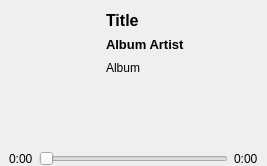
<?xml version="1.0" encoding="UTF-8"?>
<ui version="4.0">
 <class>MiniWindow</class>
 <widget class="QMainWindow" name="MiniWindow">
  <property name="geometry">
   <rect>
    <x>0</x>
    <y>0</y>
    <width>264</width>
    <height>166</height>
   </rect>
  </property>
  <property name="windowTitle">
   <string>MainWindow</string>
  </property>
  <widget class="QWidget" name="centralwidget">
   <layout class="QVBoxLayout" name="verticalLayout_3">
    <property name="spacing">
     <number>0</number>
    </property>
    <property name="leftMargin">
     <number>0</number>
    </property>
    <property name="topMargin">
     <number>0</number>
    </property>
    <property name="rightMargin">
     <number>0</number>
    </property>
    <property name="bottomMargin">
     <number>0</number>
    </property>
    <item>
     <widget class="QFrame" name="top_row">
      <property name="frameShape">
       <enum>QFrame::NoFrame</enum>
      </property>
      <property name="frameShadow">
       <enum>QFrame::Raised</enum>
      </property>
      <layout class="QHBoxLayout" name="horizontalLayout">
       <property name="spacing">
        <number>0</number>
       </property>
       <property name="leftMargin">
        <number>0</number>
       </property>
       <property name="topMargin">
        <number>0</number>
       </property>
       <property name="rightMargin">
        <number>0</number>
       </property>
       <property name="bottomMargin">
        <number>0</number>
       </property>
       <item>
        <widget class="QFrame" name="now_playing">
         <property name="frameShape">
          <enum>QFrame::NoFrame</enum>
         </property>
         <property name="frameShadow">
          <enum>QFrame::Raised</enum>
         </property>
         <layout class="QHBoxLayout" name="horizontalLayout_4">
          <property name="spacing">
           <number>0</number>
          </property>
          <property name="topMargin">
           <number>0</number>
          </property>
          <property name="bottomMargin">
           <number>0</number>
          </property>
          <item>
           <widget class="ArtLabel" name="album_art">
            <property name="minimumSize">
             <size>
              <width>88</width>
              <height>88</height>
             </size>
            </property>
            <property name="maximumSize">
             <size>
              <width>1024</width>
              <height>1024</height>
             </size>
            </property>
            <property name="text">
             <string/>
            </property>
           </widget>
          </item>
          <item>
           <spacer name="horizontalSpacer_2">
            <property name="orientation">
             <enum>Qt::Horizontal</enum>
            </property>
            <property name="sizeHint" stdset="0">
             <size>
              <width>40</width>
              <height>20</height>
             </size>
            </property>
           </spacer>
          </item>
          <item>
           <widget class="QFrame" name="song_info">
            <property name="maximumSize">
             <size>
              <width>16777215</width>
              <height>88</height>
             </size>
            </property>
            <property name="frameShape">
             <enum>QFrame::NoFrame</enum>
            </property>
            <property name="frameShadow">
             <enum>QFrame::Raised</enum>
            </property>
            <property name="lineWidth">
             <number>0</number>
            </property>
            <layout class="QVBoxLayout" name="verticalLayout">
             <property name="spacing">
              <number>0</number>
             </property>
             <item>
              <widget class="QLabel" name="title">
               <property name="font">
                <font>
                 <pointsize>12</pointsize>
                 <weight>75</weight>
                 <bold>true</bold>
                </font>
               </property>
               <property name="text">
                <string>Title</string>
               </property>
              </widget>
             </item>
             <item>
              <widget class="QLabel" name="artist">
               <property name="font">
                <font>
                 <pointsize>10</pointsize>
                 <weight>75</weight>
                 <bold>true</bold>
                </font>
               </property>
               <property name="text">
                <string>Album Artist</string>
               </property>
              </widget>
             </item>
             <item>
              <widget class="QLabel" name="album">
               <property name="text">
                <string>Album</string>
               </property>
              </widget>
             </item>
            </layout>
           </widget>
          </item>
         </layout>
        </widget>
       </item>
       <item>
        <spacer name="horizontalSpacer">
         <property name="orientation">
          <enum>Qt::Horizontal</enum>
         </property>
         <property name="sizeHint" stdset="0">
          <size>
           <width>40</width>
           <height>20</height>
          </size>
         </property>
        </spacer>
       </item>
       <item>
        <widget class="QFrame" name="thumbs_frame">
         <property name="maximumSize">
          <size>
           <width>64</width>
           <height>138</height>
          </size>
         </property>
         <property name="frameShape">
          <enum>QFrame::NoFrame</enum>
         </property>
         <property name="frameShadow">
          <enum>QFrame::Raised</enum>
         </property>
         <layout class="QGridLayout" name="gridLayout" rowstretch="0,1,1,0" columnstretch="0,0">
          <property name="topMargin">
           <number>0</number>
          </property>
          <property name="rightMargin">
           <number>0</number>
          </property>
          <property name="bottomMargin">
           <number>0</number>
          </property>
          <property name="spacing">
           <number>0</number>
          </property>
          <item row="2" column="0">
           <widget class="QPushButton" name="toggle_thumbs_up">
            <property name="maximumSize">
             <size>
              <width>32</width>
              <height>32</height>
             </size>
            </property>
            <property name="text">
             <string/>
            </property>
            <property name="icon">
             <iconset resource="../gdesktunes.qrc">
              <normaloff>:/icons/32x32/thumbs_up_off.png</normaloff>:/icons/32x32/thumbs_up_off.png</iconset>
            </property>
            <property name="iconSize">
             <size>
              <width>32</width>
              <height>32</height>
             </size>
            </property>
            <property name="default">
             <bool>false</bool>
            </property>
            <property name="flat">
             <bool>true</bool>
            </property>
           </widget>
          </item>
          <item row="3" column="0">
           <widget class="QPushButton" name="toggle_thumbs_down">
            <property name="maximumSize">
             <size>
              <width>32</width>
              <height>32</height>
             </size>
            </property>
            <property name="text">
             <string/>
            </property>
            <property name="icon">
             <iconset resource="../gdesktunes.qrc">
              <normaloff>:/icons/32x32/thumbs_down_off.png</normaloff>:/icons/32x32/thumbs_down_off.png</iconset>
            </property>
            <property name="iconSize">
             <size>
              <width>32</width>
              <height>32</height>
             </size>
            </property>
            <property name="flat">
             <bool>true</bool>
            </property>
           </widget>
          </item>
          <item row="1" column="0">
           <widget class="QPushButton" name="maximize">
            <property name="maximumSize">
             <size>
              <width>25</width>
              <height>32</height>
             </size>
            </property>
            <property name="text">
             <string/>
            </property>
            <property name="icon">
             <iconset resource="../gdesktunes.qrc">
              <normaloff>:/icons/32x32/expand.png</normaloff>:/icons/32x32/expand.png</iconset>
            </property>
            <property name="flat">
             <bool>true</bool>
            </property>
           </widget>
          </item>
          <item row="1" column="1">
           <widget class="QPushButton" name="close">
            <property name="text">
             <string/>
            </property>
            <property name="icon">
             <iconset resource="../gdesktunes.qrc">
              <normaloff>:/icons/8x8/1415314633_circle_close_delete.png</normaloff>:/icons/8x8/1415314633_circle_close_delete.png</iconset>
            </property>
            <property name="flat">
             <bool>true</bool>
            </property>
           </widget>
          </item>
         </layout>
        </widget>
       </item>
      </layout>
     </widget>
    </item>
    <item>
     <spacer name="verticalSpacer">
      <property name="orientation">
       <enum>Qt::Vertical</enum>
      </property>
      <property name="sizeType">
       <enum>QSizePolicy::Expanding</enum>
      </property>
      <property name="sizeHint" stdset="0">
       <size>
        <width>20</width>
        <height>2</height>
       </size>
      </property>
     </spacer>
    </item>
    <item>
     <spacer name="verticalSpacer_2">
      <property name="orientation">
       <enum>Qt::Vertical</enum>
      </property>
      <property name="sizeHint" stdset="0">
       <size>
        <width>20</width>
        <height>6</height>
       </size>
      </property>
     </spacer>
    </item>
    <item>
     <widget class="QFrame" name="control_frame">
      <property name="maximumSize">
       <size>
        <width>1024</width>
        <height>1024</height>
       </size>
      </property>
      <property name="frameShape">
       <enum>QFrame::NoFrame</enum>
      </property>
      <property name="frameShadow">
       <enum>QFrame::Raised</enum>
      </property>
      <layout class="QVBoxLayout" name="verticalLayout_2">
       <property name="spacing">
        <number>0</number>
       </property>
       <property name="leftMargin">
        <number>0</number>
       </property>
       <property name="topMargin">
        <number>0</number>
       </property>
       <property name="rightMargin">
        <number>0</number>
       </property>
       <property name="bottomMargin">
        <number>0</number>
       </property>
       <item>
        <widget class="QFrame" name="button_frame">
         <property name="frameShape">
          <enum>QFrame::NoFrame</enum>
         </property>
         <property name="frameShadow">
          <enum>QFrame::Raised</enum>
         </property>
         <layout class="QHBoxLayout" name="horizontalLayout_2">
          <property name="spacing">
           <number>0</number>
          </property>
          <property name="leftMargin">
           <number>0</number>
          </property>
          <property name="topMargin">
           <number>0</number>
          </property>
          <property name="rightMargin">
           <number>0</number>
          </property>
          <property name="bottomMargin">
           <number>0</number>
          </property>
          <item>
           <widget class="QPushButton" name="toggle_repeat">
            <property name="maximumSize">
             <size>
              <width>32</width>
              <height>16777215</height>
             </size>
            </property>
            <property name="text">
             <string/>
            </property>
            <property name="icon">
             <iconset resource="../gdesktunes.qrc">
              <normaloff>:/icons/32x32/repeat_off.png</normaloff>:/icons/32x32/repeat_off.png</iconset>
            </property>
            <property name="iconSize">
             <size>
              <width>32</width>
              <height>32</height>
             </size>
            </property>
            <property name="flat">
             <bool>true</bool>
            </property>
           </widget>
          </item>
          <item>
           <widget class="QPushButton" name="previous">
            <property name="maximumSize">
             <size>
              <width>32</width>
              <height>16777215</height>
             </size>
            </property>
            <property name="text">
             <string/>
            </property>
            <property name="icon">
             <iconset resource="../gdesktunes.qrc">
              <normaloff>:/icons/32x32/prev.png</normaloff>:/icons/32x32/prev.png</iconset>
            </property>
            <property name="iconSize">
             <size>
              <width>32</width>
              <height>32</height>
             </size>
            </property>
            <property name="flat">
             <bool>true</bool>
            </property>
           </widget>
          </item>
          <item>
           <widget class="QPushButton" name="play">
            <property name="maximumSize">
             <size>
              <width>32</width>
              <height>16777215</height>
             </size>
            </property>
            <property name="text">
             <string/>
            </property>
            <property name="icon">
             <iconset resource="../gdesktunes.qrc">
              <normaloff>:/icons/32x32/play.png</normaloff>:/icons/32x32/play.png</iconset>
            </property>
            <property name="iconSize">
             <size>
              <width>32</width>
              <height>32</height>
             </size>
            </property>
            <property name="flat">
             <bool>true</bool>
            </property>
           </widget>
          </item>
          <item>
           <widget class="QPushButton" name="next">
            <property name="maximumSize">
             <size>
              <width>32</width>
              <height>16777215</height>
             </size>
            </property>
            <property name="text">
             <string/>
            </property>
            <property name="icon">
             <iconset resource="../gdesktunes.qrc">
              <normaloff>:/icons/32x32/next.png</normaloff>:/icons/32x32/next.png</iconset>
            </property>
            <property name="iconSize">
             <size>
              <width>32</width>
              <height>32</height>
             </size>
            </property>
            <property name="flat">
             <bool>true</bool>
            </property>
           </widget>
          </item>
          <item>
           <widget class="QPushButton" name="toggle_shuffle">
            <property name="maximumSize">
             <size>
              <width>32</width>
              <height>16777215</height>
             </size>
            </property>
            <property name="text">
             <string/>
            </property>
            <property name="icon">
             <iconset resource="../gdesktunes.qrc">
              <normaloff>:/icons/32x32/shuffle_off.png</normaloff>:/icons/32x32/shuffle_off.png</iconset>
            </property>
            <property name="iconSize">
             <size>
              <width>32</width>
              <height>32</height>
             </size>
            </property>
            <property name="flat">
             <bool>true</bool>
            </property>
           </widget>
          </item>
         </layout>
        </widget>
       </item>
       <item>
        <widget class="QFrame" name="timing_frame">
         <property name="frameShape">
          <enum>QFrame::NoFrame</enum>
         </property>
         <property name="frameShadow">
          <enum>QFrame::Raised</enum>
         </property>
         <layout class="QHBoxLayout" name="horizontalLayout_3">
          <property name="topMargin">
           <number>0</number>
          </property>
          <property name="bottomMargin">
           <number>0</number>
          </property>
          <item>
           <widget class="QLabel" name="current">
            <property name="text">
             <string>0:00</string>
            </property>
           </widget>
          </item>
          <item>
           <widget class="QSlider" name="slider">
            <property name="orientation">
             <enum>Qt::Horizontal</enum>
            </property>
           </widget>
          </item>
          <item>
           <widget class="QLabel" name="duration">
            <property name="text">
             <string>0:00</string>
            </property>
           </widget>
          </item>
         </layout>
        </widget>
       </item>
      </layout>
     </widget>
    </item>
   </layout>
  </widget>
 </widget>
 <customwidgets>
  <customwidget>
   <class>ArtLabel</class>
   <extends>QLabel</extends>
   <header>artlabel.h</header>
   <slots>
    <signal>clicked()</signal>
   </slots>
  </customwidget>
 </customwidgets>
 <resources>
  <include location="../gdesktunes.qrc"/>
 </resources>
 <connections/>
</ui>
